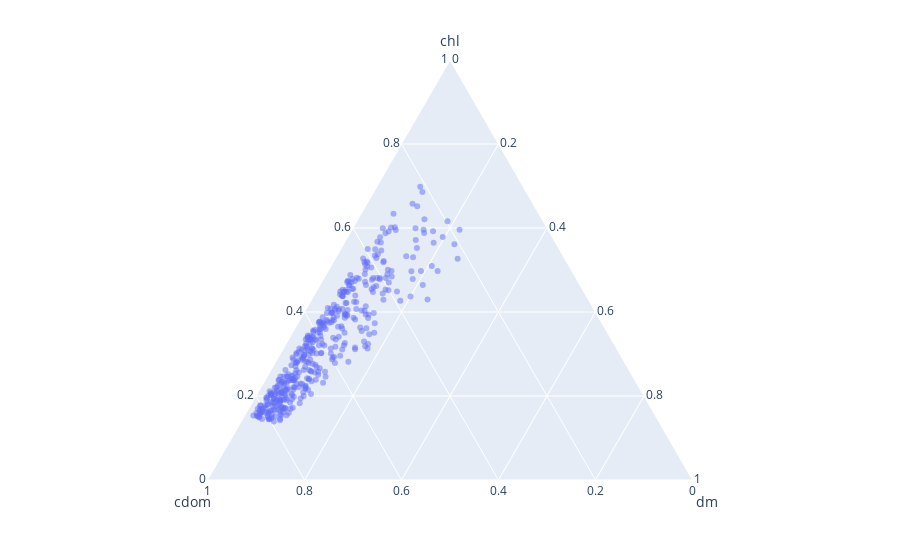

Here is the notebook cell this chart was saved with:
### Code cell
px.scatter_ternary(ds_df, a='chl', b='cdom', c='dm', opacity=.5)

### Figure 1 — Plotly figure (JSON) as saved in the notebook; plotly's stock layout.template omitted (floating-point values rounded to 4 significant figures; data arrays with more than 128 entries replaced by an {"elided": "..."} marker saying what was removed)
{"data": [{"a": {"elided": "430 float values"}, "b": {"elided": "430 float values"}, "c": {"elided": "430 float values"}, "hoverlabel": {"namelength": 0}, "hovertemplate": "chl=%{a}<br>cdom=%{b}<br>dm=%{c}", "legendgroup": "", "marker": {"color": "#636efa", "opacity": 0.5, "symbol": "circle"}, "mode": "markers", "name": "", "showlegend": false, "subplot": "ternary", "type": "scatterternary"}], "layout": {"autosize": true, "legend": {"tracegroupgap": 0}, "margin": {"t": 60}, "ternary": {"aaxis": {"title": {"text": "chl"}}, "baxis": {"title": {"text": "cdom"}}, "caxis": {"title": {"text": "dm"}}, "domain": {"x": [0, 1], "y": [0, 1]}}}}
